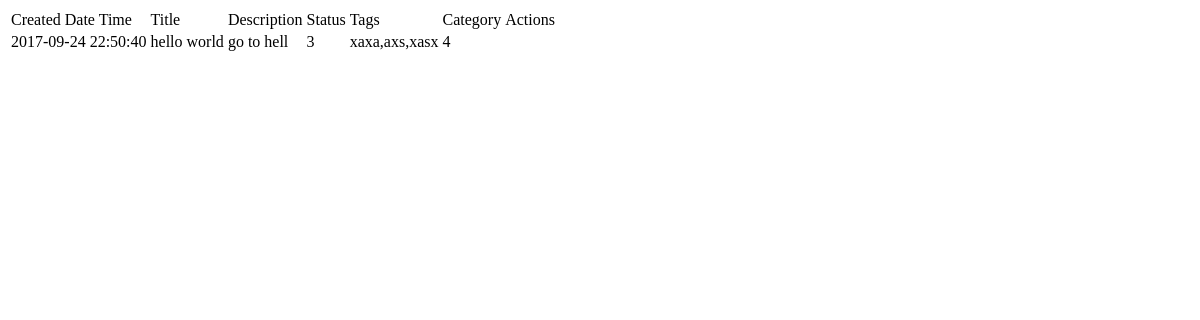
Before: /StrikingSports/src/getPost.php?p=hello world with the older database file.
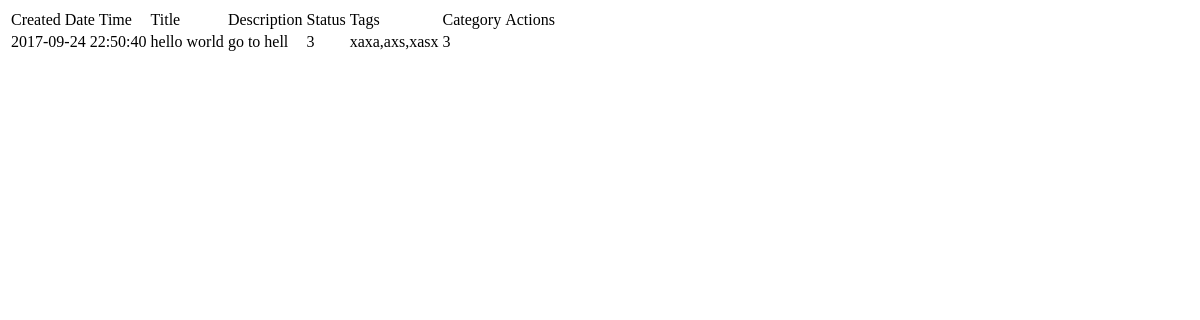
After: the same page with the newer database file.
### tables this page shows
CREATE TABLE `blog_post` (
  `created_date_time` datetime NOT NULL,
  `title` varchar(256) NOT NULL,
  `description` varchar(400) NOT NULL,
  `post` longblob NOT NULL,
  `post_id` int(11) NOT NULL AUTO_INCREMENT,
  `status` int(11) DEFAULT '0',
  `staff_email` varchar(100) NOT NULL,
  `tag` text,
  `category_id` int(11) NOT NULL,
  `views` int(11) DEFAULT '0',
  `image` longblob,
  `approved_by` varchar(100) DEFAULT NULL,
  PRIMARY KEY (`post_id`),
  KEY `fk_blog_post_staff1_idx` (`staff_email`),
  CONSTRAINT `fk_blog_post_staff1` FOREIGN KEY (`staff_email`) REFERENCES `staff` (`email`) ON DELETE NO ACTION ON UPDATE NO ACTION
);

### StrikingSports/src/getPost.php (the view, shortened to what this page needs)
<?php
include_once('../ssi/db.php');
?>
<!DOCTYPE html>
<html>
<?php
$p = trim(htmlspecialchars(mysqli_real_escape_string($con,$_REQUEST["p"])));
$q = trim(htmlspecialchars(mysqli_real_escape_string($con,$_REQUEST["q"])));
$r = trim(htmlspecialchars(mysqli_real_escape_string($con,$_REQUEST["r"])));
$s = trim(htmlspecialchars(mysqli_real_escape_string($con,$_REQUEST["s"])));
$t = trim(htmlspecialchars(mysqli_real_escape_string($con,$_REQUEST["t"])));
if($p != ""){
	$getPost = "SELECT * FROM blog_post WHERE title LIKE '%".$p."%'";
} else if($q != ""){
	$getPost = "SELECT * FROM blog_post WHERE tag LIKE '%".$q."%'";
} else if($r != ""){
	$getPost = "SELECT * FROM blog_post WHERE created_date_time LIKE '%".$r."%'";
} else if($s != ""){
	$getPost = "SELECT * FROM blog_post WHERE status='".$s."'";
} else if($t != ""){
	$getPost = "SELECT * FROM blog_post WHERE category_id='".$t."'";
} else {
	header('Location:viewPost.php');
}
$resultGetPost = mysqli_query($con, $getPost);
if(mysqli_num_rows($resultGetPost) != 0){
echo '<table class="table table-striped">
		<tr>
			<td>Created Date Time</td>
			<td>Title</td>
			<td>Description</td>
			<td>Status</td>
			<td>Tags</td>
			<td>Category</td>
			<td>Actions</td>
		</tr>';
while($rowPosts = mysqli_fetch_array($resultGetPost)){
	$id = $rowPosts['post_id'];
	$dateTime = $rowPosts['created_date_time'];
	$title = $rowPosts['title'];
	$description = $rowPosts['description'];
	$status = $rowPosts['status'];
	$tag = $rowPosts['tag'];
	$category = $rowPosts['category_id'];
	echo '<tr>
		<td>'.$dateTime.'</td>
		<td>'.$title.'</td>
		<td>'.$description.'</td>
		<td>'.$status.'</td>
		<td>'.$tag.'</td>
		<td>'.$category.'</td>
		<td><a href="post.php?id='.$id.'"><i class="fa fa-eye" aria-hidden="true"></i></a>&nbsp;&nbsp;&nbsp;&nbsp;<a href="editPost.php?id='.$id.'"><i class="fa fa-edit" aria-hidden="true"></i></a>&nbsp;&nbsp;&nbsp;&nbsp;<a href="deletePost.php?id='.$id.'"><i class="fa fa-trash" aria-hidden="true"></i></a></td>
	  </tr>';
}
echo '</table>';
} else {
echo '<h3 class="text-center" style="padding:50px;">No Posts To Display.</h3>';
}
?>

Changed rows visible on the page:
changed blog_post "hello world": category "4" → "3"
